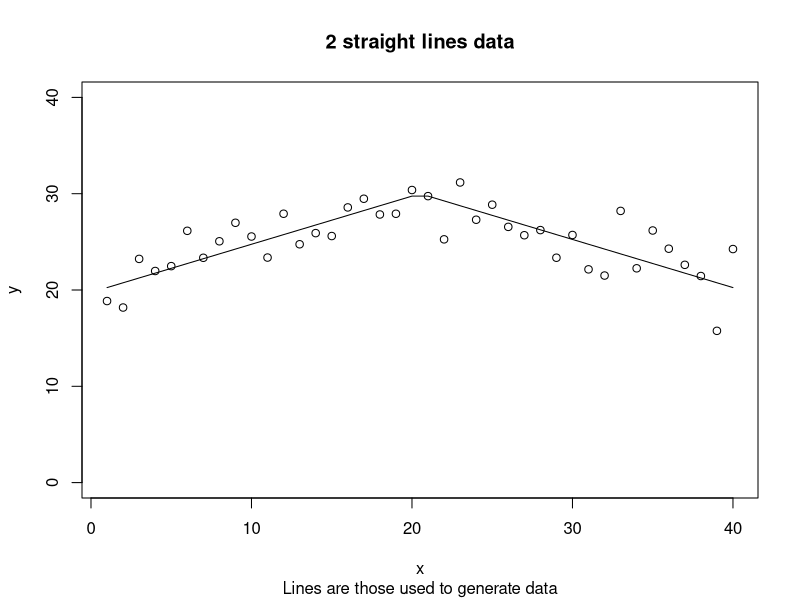

R code for this plot:
## ----label=C06tsl1, echo=TRUE, cache=TRUE, fig.height=4------------------
set.seed(1235)
x <- 1:40
xint<-20.5*rep(1,length(x))
sla <-  0.5
slb <- -0.5
yint<-30
idx <- which(x <= xint)
ymod <- { yint + (x-xint)*slb }
ymod[idx]<-yint+(x[idx] - xint[idx])*sla
ydata<-ymod+rnorm(length(x),0,2)
plot(x, ymod, type='l', ylim=c(0,40), ylab="y")
points(x, ydata)
title(main="2 straight lines data")
title(sub="Lines are those used to generate data")
